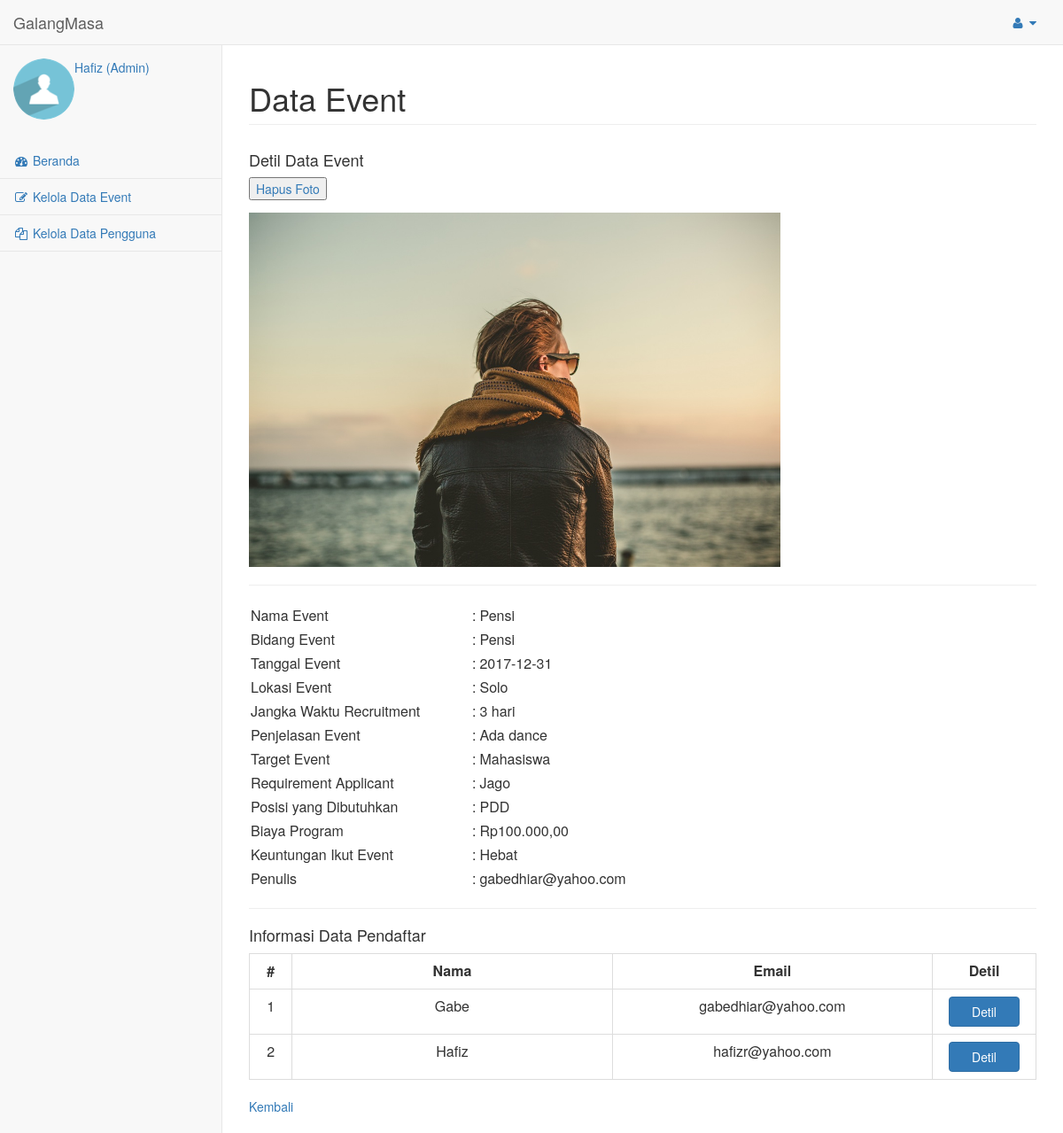
Page /admin/data_event/detil_event.php?num=1 (signed in) on the committed database.
### tables this page shows
CREATE TABLE `data_event` (
  `num` int(11) NOT NULL,
  `nama` text NOT NULL,
  `bidang` text NOT NULL,
  `tanggal` text NOT NULL,
  `lokasi` text NOT NULL,
  `jangka` text,
  `penjelasan` text,
  `target` text,
  `req` text,
  `posisi` text,
  `biaya` text,
  `keuntungan` text,
  `penulis` text NOT NULL
);

CREATE TABLE `data_daftar` (
  `num` int(11) NOT NULL,
  `no_daftar` int(11) NOT NULL,
  `mhs` text NOT NULL,
  `telp` text NOT NULL,
  `sosmed` text NOT NULL,
  `email` text NOT NULL,
  `univ` text NOT NULL
);

### admin/data_event/detil_event.php (the view, shortened to what this page needs)
<html>
	<head>
		<link href="../../vendor/bootstrap/css/bootstrap.min.css" rel="stylesheet">
		<link href="../../vendor/metisMenu/metisMenu.min.css" rel="stylesheet">
		<link href="../../dist/css/sb-admin-2.css" rel="stylesheet">
		<link href="../../vendor/morrisjs/morris.css" rel="stylesheet">
		<link href="../../vendor/font-awesome/css/font-awesome.min.css" rel="stylesheet" type="text/css">
	</head>
	<body>
		<div id="wrapper">
			<?php
				include('../../navigasi/nav2.php')
			?>
			<div id="page-wrapper">
				<div class="row">
					<div class="col-lg-12">
						<h1 class="page-header">Data Event</h1>
					</div>
				</div>
				<div class="row">
					<div class="col-lg-12">
						<h4>Detil Data Event</h4>
						<?php
						$num = $_GET['num'];
						$file_foto = "../../uploads/foto_".$num.".jpg";
						if (file_exists($file_foto)){
						?>
							<form method="post" action="hapus_berkas.php?num=<?php echo $num; ?>" enctype="multipart/form-data"/>
								<a href="hapus_berkas.php?num=<?php echo $num; ?>"><input type="submit"value="Hapus Foto"></a>
						<?php
							echo '<a href="'.$file_foto.'"><img src="'.$file_foto.'" width="600"></a>';
						}
						echo '<hr/>';
						$queryUser = "SELECT * FROM data_event WHERE num='$num'";
						if ($r = mysql_query($queryUser))
						{
							$baris = mysql_fetch_array($r);
							$num = htmlentities($baris['num']);
							$nama = htmlentities($baris['nama']);
							$bidang = htmlentities($baris['bidang']);
							$tanggal = htmlentities($baris['tanggal']);
							$lokasi = htmlentities($baris['lokasi']);
							$jangka = htmlentities($baris['jangka']);
							$penjelasan = htmlentities($baris['penjelasan']);
							$target = htmlentities($baris['target']);
							$req = htmlentities($baris['req']);
							$posisi = htmlentities($baris['posisi']);
							$biaya = htmlentities($baris['biaya']);
							$keuntungan = htmlentities($baris['keuntungan']);
							$penulis = htmlentities($baris['penulis']);
							?>
							<center>
							<form>
								<table width="100%" border="0" cellpadding="5" cellspacing="5">
									<tr>
										<td width="250">Nama Event</td>
										<td width="3">:</td>
										<td><?php echo $nama; ?></td>
									</tr>
									<tr>
										<td width="250">Bidang Event</td>
										<td width="3">:</td>
										<td><?php echo $bidang; ?></td>
									</tr>
									<tr>
										<td width="250">Tanggal Event</td>
										<td width="3">:</td>
										<td><?php echo $tanggal; ?></td>
									</tr>
									<tr>
										<td width="250">Lokasi Event</td>
										<td width="3">:</td>
										<td><?php echo $lokasi; ?></td>
									</tr>
									<tr>
										<td width="250">Jangka Waktu Recruitment</td>
										<td width="3">:</td>
										<td><?php echo $jangka; ?></td>
									</tr>
									<tr>
										<td width="250">Penjelasan Event</td>
										<td width="3">:</td>
										<td><?php echo $penjelasan; ?></td>
									</tr>
									<tr>
										<td width="250">Target Event</td>
										<td width="3">:</td>
										<td><?php echo $target; ?></td>
									</tr>
									<tr>
										<td width="250">Requirement Applicant</td>
										<td width="3">:</td>
										<td><?php echo $req; ?></td>
									</tr>
									<tr>
										<td width="250">Posisi yang Dibutuhkan</td>
										<td width="3">:</td>
										<td><?php echo $posisi; ?></td>
									</tr>
									<tr>
										<td width="250">Biaya Program</td>
										<td width="3">:</td>
										<td><?php echo $biaya; ?></td>
									</tr>
									<tr>
										<td width="250">Keuntungan Ikut Event</td>
										<td width="3">:</td>
										<td><?php echo $keuntungan; ?></td>
									</tr>
									<tr>
										<td width="250">Penulis</td>
										<td width="3">:</td>
										<td><?php echo $penulis; ?></td>
									</tr>
								</table>
							</form>
						</center>
						<?php
						} else {
							echo "<p>Data kosong.</p>";
						}
						$query = "SELECT * FROM data_daftar WHERE num='$num'";
						if ($query = mysql_query($query))
						{
						?>
							<hr/>
							<h4>Informasi Data Pendaftar</h4>
							<table bgcolor='#ffffff' class="table table-bordered" border="1" cellpadding="5" cellspacing="0">
								<tr align='center'>
									<td width="40"><b>#</b></td>
									<td width="300"><b>Nama</b></td>
									<td width="300"><b>Email</b></td>
									<td width="70"><b>Detil</b></td>
								</tr>
								<?php
								$i = 1;
								while ($data = mysql_fetch_array($query))
								{
								?>
								<tr align='center'>
									<td><?php echo $i++; ?></td>
									<td><?php echo $data['mhs']; ?></td>
									<td><?php echo $data['email']; ?></td>
									<td width="70"><a href="detil_daftar.php?num=<?php echo $num;?>&no=<?php echo $data['no_daftar'];?>"><button style="width:80px;" class="btn btn-primary btn-addon">Detil</button></a></td>
								</tr>
								<?php
								}
								?>
							</table>
							<a href="../data_event/">Kembali</a>
						<?php
						} else {
							echo "<p>Data kosong.</p>";
						}
						?>
					<br/>
					<br/>
					</div>
				</div>
			</div>
		</div>
	</body>
</html>

### navigasi/nav2.php (shortened to what this page needs)
<nav class="navbar navbar-default navbar-static-top" role="navigation" style="margin-bottom: 0">
	<div class="navbar-header">
		<a class="navbar-brand" href="../">GalangMasa</a>
	</div>
	<ul class="nav navbar-top-links navbar-right">
		<li class="dropdown">
			<a class="dropdown-toggle" data-toggle="dropdown" href="#">
				<i class="fa fa-user fa-fw"></i> <i class="fa fa-caret-down"></i>
			</a>
		</li>
	</ul>
	<div class="navbar-default sidebar" role="navigation">
		<div class="sidebar-nav navbar-collapse">
			<div class="sidebar-search">
				<div class="user-panel">
					<div class="pull-left image">
						<img src="../../img/profile.png" class="img-circle" alt="User Image" />
					</div>
					<div class="pull-center info">
						<a><?php echo $_SESSION['nama']; ?>
						(<?php echo $_SESSION['posisi'].')'; ?></a>
					</div>
				</div>
			</div>
			<br/><br/><br/>
			<ul class="nav" id="side-menu">
				<li>
					<a href="../"><i class="fa fa-dashboard fa-fw"></i> Beranda</a>
				</li>
				<li>
					<a href="../data_event/"><i class="fa fa-edit fa-fw"></i> Kelola Data Event</a>
				</li>
				<li>
					<a href="../data_pengguna/"><i class="fa fa-files-o fa-fw"></i> Kelola Data Pengguna</a>
				</li>
			</ul>
		</div>
	</div>
</nav>

### rows in the picture
data_event: nama "Pensi", bidang "Pensi", tanggal "2017-12-31", lokasi "Solo", jangka "3 hari", penjelasan "Ada dance", target "Mahasiswa", req "Jago", posisi "PDD", biaya "Rp100.000,00", keuntungan "Hebat", penulis "gabedhiar@yahoo.com"
data_daftar: mhs "Gabe", email "gabedhiar@yahoo.com"
data_daftar: mhs "Hafiz", email "hafizr@yahoo.com"

### other values in the picture
$_SESSION['nama'] "Hafiz"
$_SESSION['posisi'] "Admin"
